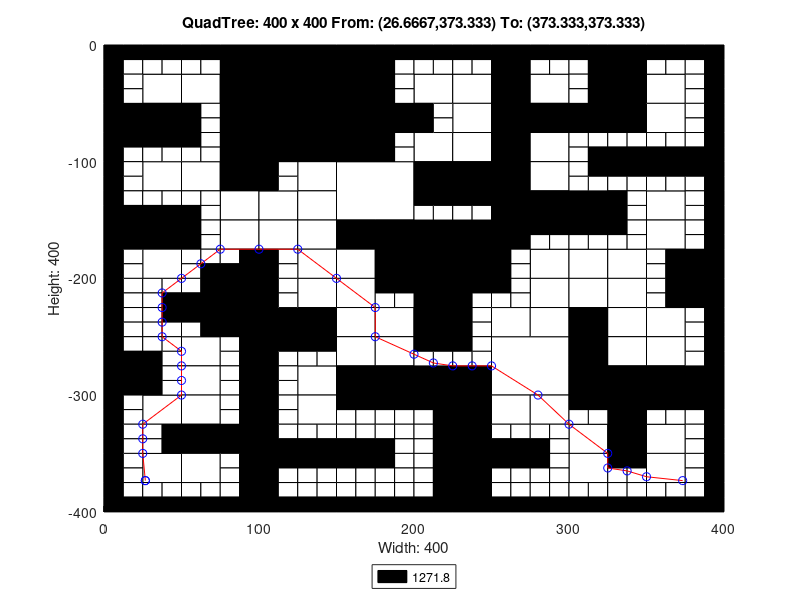

The MATLAB source for this figure:
axis([0 400 -400 0]);
title('QuadTree: 400 x 400 From: (26.6667,373.333) To: (373.333,373.333)');
xlabel('Width: 400');
ylabel('Height: 400');
rectangle('Position',[100 -50 50 50], 'FaceColor',[0 0 0]);
rectangle('Position',[100 -100 50 50], 'FaceColor',[0 0 0]);
rectangle('Position',[150 -150 50 50], 'FaceColor',[1 1 1]);
rectangle('Position',[200 -200 50 50], 'FaceColor',[0 0 0]);
rectangle('Position',[250 -300 50 50], 'FaceColor',[1 1 1]);
rectangle('Position',[25 -50 25 25], 'FaceColor',[1 1 1]);
rectangle('Position',[75 -25 25 25], 'FaceColor',[0 0 0]);
rectangle('Position',[50 -50 25 25], 'FaceColor',[1 1 1]);
rectangle('Position',[75 -50 25 25], 'FaceColor',[0 0 0]);
rectangle('Position',[0 -75 25 25], 'FaceColor',[0 0 0]);
rectangle('Position',[25 -75 25 25], 'FaceColor',[0 0 0]);
rectangle('Position',[75 -75 25 25], 'FaceColor',[0 0 0]);
rectangle('Position',[75 -100 25 25], 'FaceColor',[0 0 0]);
rectangle('Position',[150 -25 25 25], 'FaceColor',[0 0 0]);
rectangle('Position',[150 -50 25 25], 'FaceColor',[0 0 0]);
rectangle('Position',[150 -75 25 25], 'FaceColor',[0 0 0]);
rectangle('Position',[175 -75 25 25], 'FaceColor',[0 0 0]);
rectangle('Position',[150 -100 25 25], 'FaceColor',[0 0 0]);
rectangle('Position',[25 -125 25 25], 'FaceColor',[1 1 1]);
rectangle('Position',[50 -125 25 25], 'FaceColor',[1 1 1]);
rectangle('Position',[75 -125 25 25], 'FaceColor',[0 0 0]);
rectangle('Position',[75 -150 25 25], 'FaceColor',[1 1 1]);
rectangle('Position',[0 -175 25 25], 'FaceColor',[0 0 0]);
rectangle('Position',[25 -175 25 25], 'FaceColor',[0 0 0]);
rectangle('Position',[25 -200 25 25], 'FaceColor',[1 1 1]);
rectangle('Position',[75 -175 25 25], 'FaceColor',[1 1 1]);
rectangle('Position',[125 -125 25 25], 'FaceColor',[1 1 1]);
rectangle('Position',[100 -150 25 25], 'FaceColor',[1 1 1]);
rectangle('Position',[125 -150 25 25], 'FaceColor',[1 1 1]);
rectangle('Position',[100 -175 25 25], 'FaceColor',[1 1 1]);
rectangle('Position',[125 -175 25 25], 'FaceColor',[1 1 1]);
rectangle('Position',[125 -200 25 25], 'FaceColor',[1 1 1]);
rectangle('Position',[150 -175 25 25], 'FaceColor',[0 0 0]);
rectangle('Position',[175 -175 25 25], 'FaceColor',[0 0 0]);
rectangle('Position',[150 -200 25 25], 'FaceColor',[1 1 1]);
rectangle('Position',[175 -200 25 25], 'FaceColor',[0 0 0]);
rectangle('Position',[200 -50 25 25], 'FaceColor',[1 1 1]);
rectangle('Position',[225 -50 25 25], 'FaceColor',[1 1 1]);
rectangle('Position',[250 -25 25 25], 'FaceColor',[0 0 0]);
rectangle('Position',[250 -50 25 25], 'FaceColor',[0 0 0]);
rectangle('Position',[275 -50 25 25], 'FaceColor',[1 1 1]);
rectangle('Position',[225 -75 25 25], 'FaceColor',[1 1 1]);
rectangle('Position',[200 -100 25 25], 'FaceColor',[1 1 1]);
rectangle('Position',[225 -100 25 25], 'FaceColor',[1 1 1]);
rectangle('Position',[250 -75 25 25], 'FaceColor',[0 0 0]);
rectangle('Position',[275 -75 25 25], 'FaceColor',[0 0 0]);
rectangle('Position',[250 -100 25 25], 'FaceColor',[0 0 0]);
rectangle('Position',[275 -100 25 25], 'FaceColor',[1 1 1]);
rectangle('Position',[325 -25 25 25], 'FaceColor',[0 0 0]);
rectangle('Position',[325 -50 25 25], 'FaceColor',[0 0 0]);
rectangle('Position',[350 -50 25 25], 'FaceColor',[1 1 1]);
rectangle('Position',[300 -75 25 25], 'FaceColor',[0 0 0]);
rectangle('Position',[325 -75 25 25], 'FaceColor',[0 0 0]);
rectangle('Position',[350 -75 25 25], 'FaceColor',[1 1 1]);
rectangle('Position',[200 -125 25 25], 'FaceColor',[0 0 0]);
rectangle('Position',[225 -125 25 25], 'FaceColor',[0 0 0]);
rectangle('Position',[250 -125 25 25], 'FaceColor',[0 0 0]);
rectangle('Position',[275 -125 25 25], 'FaceColor',[1 1 1]);
rectangle('Position',[250 -150 25 25], 'FaceColor',[0 0 0]);
rectangle('Position',[275 -150 25 25], 'FaceColor',[0 0 0]);
rectangle('Position',[250 -175 25 25], 'FaceColor',[0 0 0]);
rectangle('Position',[275 -200 25 25], 'FaceColor',[1 1 1]);
rectangle('Position',[300 -150 25 25], 'FaceColor',[0 0 0]);
rectangle('Position',[350 -150 25 25], 'FaceColor',[1 1 1]);
rectangle('Position',[300 -200 25 25], 'FaceColor',[1 1 1]);
rectangle('Position',[325 -200 25 25], 'FaceColor',[1 1 1]);
rectangle('Position',[350 -175 25 25], 'FaceColor',[1 1 1]);
rectangle('Position',[375 -200 25 25], 'FaceColor',[0 0 0]);
rectangle('Position',[75 -225 25 25], 'FaceColor',[0 0 0]);
rectangle('Position',[75 -250 25 25], 'FaceColor',[0 0 0]);
rectangle('Position',[0 -300 25 25], 'FaceColor',[0 0 0]);
rectangle('Position',[50 -275 25 25], 'FaceColor',[1 1 1]);
rectangle('Position',[50 -300 25 25], 'FaceColor',[1 1 1]);
rectangle('Position',[125 -225 25 25], 'FaceColor',[1 1 1]);
rectangle('Position',[100 -250 25 25], 'FaceColor',[0 0 0]);
rectangle('Position',[125 -250 25 25], 'FaceColor',[0 0 0]);
rectangle('Position',[150 -225 25 25], 'FaceColor',[1 1 1]);
rectangle('Position',[150 -250 25 25], 'FaceColor',[1 1 1]);
rectangle('Position',[175 -250 25 25], 'FaceColor',[1 1 1]);
rectangle('Position',[125 -300 25 25], 'FaceColor',[1 1 1]);
rectangle('Position',[150 -275 25 25], 'FaceColor',[1 1 1]);
rectangle('Position',[175 -275 25 25], 'FaceColor',[1 1 1]);
rectangle('Position',[150 -300 25 25], 'FaceColor',[0 0 0]);
rectangle('Position',[175 -300 25 25], 'FaceColor',[0 0 0]);
rectangle('Position',[25 -325 25 25], 'FaceColor',[1 1 1]);
rectangle('Position',[50 -325 25 25], 'FaceColor',[1 1 1]);
rectangle('Position',[50 -350 25 25], 'FaceColor',[0 0 0]);
rectangle('Position',[75 -350 25 25], 'FaceColor',[0 0 0]);
rectangle('Position',[25 -375 25 25], 'FaceColor',[1 1 1]);
rectangle('Position',[50 -375 25 25], 'FaceColor',[1 1 1]);
rectangle('Position',[125 -325 25 25], 'FaceColor',[1 1 1]);
rectangle('Position',[200 -225 25 25], 'FaceColor',[0 0 0]);
rectangle('Position',[200 -250 25 25], 'FaceColor',[0 0 0]);
rectangle('Position',[275 -225 25 25], 'FaceColor',[1 1 1]);
rectangle('Position',[250 -250 25 25], 'FaceColor',[1 1 1]);
rectangle('Position',[275 -250 25 25], 'FaceColor',[1 1 1]);
rectangle('Position',[200 -300 25 25], 'FaceColor',[0 0 0]);
rectangle('Position',[225 -300 25 25], 'FaceColor',[0 0 0]);
rectangle('Position',[300 -225 25 25], 'FaceColor',[1 1 1]);
rectangle('Position',[325 -225 25 25], 'FaceColor',[1 1 1]);
rectangle('Position',[300 -250 25 25], 'FaceColor',[0 0 0]);
rectangle('Position',[325 -250 25 25], 'FaceColor',[1 1 1]);
rectangle('Position',[375 -225 25 25], 'FaceColor',[0 0 0]);
rectangle('Position',[350 -250 25 25], 'FaceColor',[1 1 1]);
rectangle('Position',[300 -275 25 25], 'FaceColor',[0 0 0]);
rectangle('Position',[325 -275 25 25], 'FaceColor',[1 1 1]);
rectangle('Position',[300 -300 25 25], 'FaceColor',[0 0 0]);
rectangle('Position',[325 -300 25 25], 'FaceColor',[0 0 0]);
rectangle('Position',[350 -275 25 25], 'FaceColor',[1 1 1]);
rectangle('Position',[350 -300 25 25], 'FaceColor',[0 0 0]);
rectangle('Position',[375 -300 25 25], 'FaceColor',[0 0 0]);
rectangle('Position',[225 -325 25 25], 'FaceColor',[0 0 0]);
rectangle('Position',[225 -350 25 25], 'FaceColor',[0 0 0]);
rectangle('Position',[250 -325 25 25], 'FaceColor',[1 1 1]);
rectangle('Position',[275 -325 25 25], 'FaceColor',[1 1 1]);
rectangle('Position',[225 -375 25 25], 'FaceColor',[0 0 0]);
rectangle('Position',[225 -400 25 25], 'FaceColor',[0 0 0]);
rectangle('Position',[325 -325 25 25], 'FaceColor',[0 0 0]);
rectangle('Position',[300 -350 25 25], 'FaceColor',[1 1 1]);
rectangle('Position',[325 -350 25 25], 'FaceColor',[0 0 0]);
rectangle('Position',[350 -350 25 25], 'FaceColor',[1 1 1]);
rectangle('Position',[300 -375 25 25], 'FaceColor',[1 1 1]);
rectangle('Position',[350 -375 25 25], 'FaceColor',[1 1 1]);
rectangle('Position',[0 -12.5 12.5 12.5], 'FaceColor',[0 0 0]);
rectangle('Position',[12.5 -12.5 12.5 12.5], 'FaceColor',[0 0 0]);
rectangle('Position',[0 -25 12.5 12.5], 'FaceColor',[0 0 0]);
rectangle('Position',[12.5 -25 12.5 12.5], 'FaceColor',[1 1 1]);
rectangle('Position',[25 -12.5 12.5 12.5], 'FaceColor',[0 0 0]);
rectangle('Position',[37.5 -12.5 12.5 12.5], 'FaceColor',[0 0 0]);
rectangle('Position',[25 -25 12.5 12.5], 'FaceColor',[1 1 1]);
rectangle('Position',[37.5 -25 12.5 12.5], 'FaceColor',[1 1 1]);
rectangle('Position',[0 -37.5 12.5 12.5], 'FaceColor',[0 0 0]);
rectangle('Position',[12.5 -37.5 12.5 12.5], 'FaceColor',[1 1 1]);
rectangle('Position',[0 -50 12.5 12.5], 'FaceColor',[0 0 0]);
rectangle('Position',[12.5 -50 12.5 12.5], 'FaceColor',[1 1 1]);
rectangle('Position',[50 -12.5 12.5 12.5], 'FaceColor',[0 0 0]);
rectangle('Position',[62.5 -12.5 12.5 12.5], 'FaceColor',[0 0 0]);
rectangle('Position',[50 -25 12.5 12.5], 'FaceColor',[1 1 1]);
rectangle('Position',[62.5 -25 12.5 12.5], 'FaceColor',[1 1 1]);
rectangle('Position',[0 -87.5 12.5 12.5], 'FaceColor',[0 0 0]);
rectangle('Position',[12.5 -87.5 12.5 12.5], 'FaceColor',[0 0 0]);
rectangle('Position',[0 -100 12.5 12.5], 'FaceColor',[0 0 0]);
rectangle('Position',[12.5 -100 12.5 12.5], 'FaceColor',[1 1 1]);
rectangle('Position',[25 -87.5 12.5 12.5], 'FaceColor',[0 0 0]);
rectangle('Position',[37.5 -87.5 12.5 12.5], 'FaceColor',[0 0 0]);
rectangle('Position',[25 -100 12.5 12.5], 'FaceColor',[1 1 1]);
rectangle('Position',[37.5 -100 12.5 12.5], 'FaceColor',[1 1 1]);
rectangle('Position',[50 -62.5 12.5 12.5], 'FaceColor',[0 0 0]);
rectangle('Position',[62.5 -62.5 12.5 12.5], 'FaceColor',[1 1 1]);
rectangle('Position',[50 -75 12.5 12.5], 'FaceColor',[0 0 0]);
rectangle('Position',[62.5 -75 12.5 12.5], 'FaceColor',[1 1 1]);
rectangle('Position',[50 -87.5 12.5 12.5], 'FaceColor',[0 0 0]);
rectangle('Position',[62.5 -87.5 12.5 12.5], 'FaceColor',[1 1 1]);
rectangle('Position',[50 -100 12.5 12.5], 'FaceColor',[1 1 1]);
rectangle('Position',[62.5 -100 12.5 12.5], 'FaceColor',[1 1 1]);
rectangle('Position',[175 -12.5 12.5 12.5], 'FaceColor',[0 0 0]);
rectangle('Position',[187.5 -12.5 12.5 12.5], 'FaceColor',[0 0 0]);
rectangle('Position',[175 -25 12.5 12.5], 'FaceColor',[0 0 0]);
rectangle('Position',[187.5 -25 12.5 12.5], 'FaceColor',[1 1 1]);
rectangle('Position',[175 -37.5 12.5 12.5], 'FaceColor',[0 0 0]);
rectangle('Position',[187.5 -37.5 12.5 12.5], 'FaceColor',[1 1 1]);
rectangle('Position',[175 -50 12.5 12.5], 'FaceColor',[0 0 0]);
rectangle('Position',[187.5 -50 12.5 12.5], 'FaceColor',[1 1 1]);
rectangle('Position',[175 -87.5 12.5 12.5], 'FaceColor',[0 0 0]);
rectangle('Position',[187.5 -87.5 12.5 12.5], 'FaceColor',[1 1 1]);
rectangle('Position',[175 -100 12.5 12.5], 'FaceColor',[0 0 0]);
rectangle('Position',[187.5 -100 12.5 12.5], 'FaceColor',[1 1 1]);
rectangle('Position',[0 -112.5 12.5 12.5], 'FaceColor',[0 0 0]);
rectangle('Position',[12.5 -112.5 12.5 12.5], 'FaceColor',[1 1 1]);
rectangle('Position',[0 -125 12.5 12.5], 'FaceColor',[0 0 0]);
rectangle('Position',[12.5 -125 12.5 12.5], 'FaceColor',[1 1 1]);
rectangle('Position',[0 -137.5 12.5 12.5], 'FaceColor',[0 0 0]);
rectangle('Position',[12.5 -137.5 12.5 12.5], 'FaceColor',[1 1 1]);
rectangle('Position',[0 -150 12.5 12.5], 'FaceColor',[0 0 0]);
rectangle('Position',[12.5 -150 12.5 12.5], 'FaceColor',[0 0 0]);
rectangle('Position',[25 -137.5 12.5 12.5], 'FaceColor',[1 1 1]);
rectangle('Position',[37.5 -137.5 12.5 12.5], 'FaceColor',[1 1 1]);
rectangle('Position',[25 -150 12.5 12.5], 'FaceColor',[0 0 0]);
rectangle('Position',[37.5 -150 12.5 12.5], 'FaceColor',[0 0 0]);
rectangle('Position',[50 -137.5 12.5 12.5], 'FaceColor',[1 1 1]);
rectangle('Position',[62.5 -137.5 12.5 12.5], 'FaceColor',[1 1 1]);
rectangle('Position',[50 -150 12.5 12.5], 'FaceColor',[0 0 0]);
rectangle('Position',[62.5 -150 12.5 12.5], 'FaceColor',[1 1 1]);
rectangle('Position',[0 -187.5 12.5 12.5], 'FaceColor',[0 0 0]);
rectangle('Position',[12.5 -187.5 12.5 12.5], 'FaceColor',[1 1 1]);
rectangle('Position',[0 -200 12.5 12.5], 'FaceColor',[0 0 0]);
rectangle('Position',[12.5 -200 12.5 12.5], 'FaceColor',[1 1 1]);
rectangle('Position',[50 -162.5 12.5 12.5], 'FaceColor',[0 0 0]);
rectangle('Position',[62.5 -162.5 12.5 12.5], 'FaceColor',[1 1 1]);
rectangle('Position',[50 -175 12.5 12.5], 'FaceColor',[0 0 0]);
rectangle('Position',[62.5 -175 12.5 12.5], 'FaceColor',[1 1 1]);
rectangle('Position',[50 -187.5 12.5 12.5], 'FaceColor',[1 1 1]);
rectangle('Position',[62.5 -187.5 12.5 12.5], 'FaceColor',[1 1 1]);
rectangle('Position',[50 -200 12.5 12.5], 'FaceColor',[1 1 1]);
rectangle('Position',[62.5 -200 12.5 12.5], 'FaceColor',[0 0 0]);
rectangle('Position',[75 -187.5 12.5 12.5], 'FaceColor',[1 1 1]);
rectangle('Position',[87.5 -187.5 12.5 12.5], 'FaceColor',[0 0 0]);
rectangle('Position',[75 -200 12.5 12.5], 'FaceColor',[0 0 0]);
rectangle('Position',[87.5 -200 12.5 12.5], 'FaceColor',[0 0 0]);
rectangle('Position',[100 -112.5 12.5 12.5], 'FaceColor',[0 0 0]);
rectangle('Position',[112.5 -112.5 12.5 12.5], 'FaceColor',[1 1 1]);
rectangle('Position',[100 -125 12.5 12.5], 'FaceColor',[0 0 0]);
rectangle('Position',[112.5 -125 12.5 12.5], 'FaceColor',[1 1 1]);
rectangle('Position',[100 -187.5 12.5 12.5], 'FaceColor',[0 0 0]);
rectangle('Position',[112.5 -187.5 12.5 12.5], 'FaceColor',[1 1 1]);
rectangle('Position',[100 -200 12.5 12.5], 'FaceColor',[0 0 0]);
rectangle('Position',[112.5 -200 12.5 12.5], 'FaceColor',[1 1 1]);
rectangle('Position',[200 -12.5 12.5 12.5], 'FaceColor',[0 0 0]);
rectangle('Position',[212.5 -12.5 12.5 12.5], 'FaceColor',[0 0 0]);
rectangle('Position',[200 -25 12.5 12.5], 'FaceColor',[1 1 1]);
rectangle('Position',[212.5 -25 12.5 12.5], 'FaceColor',[1 1 1]);
rectangle('Position',[225 -12.5 12.5 12.5], 'FaceColor',[0 0 0]);
rectangle('Position',[237.5 -12.5 12.5 12.5], 'FaceColor',[0 0 0]);
rectangle('Position',[225 -25 12.5 12.5], 'FaceColor',[1 1 1]);
rectangle('Position',[237.5 -25 12.5 12.5], 'FaceColor',[1 1 1]);
rectangle('Position',[275 -12.5 12.5 12.5], 'FaceColor',[0 0 0]);
rectangle('Position',[287.5 -12.5 12.5 12.5], 'FaceColor',[0 0 0]);
rectangle('Position',[275 -25 12.5 12.5], 'FaceColor',[1 1 1]);
rectangle('Position',[287.5 -25 12.5 12.5], 'FaceColor',[1 1 1]);
rectangle('Position',[200 -62.5 12.5 12.5], 'FaceColor',[0 0 0]);
rectangle('Position',[212.5 -62.5 12.5 12.5], 'FaceColor',[1 1 1]);
rectangle('Position',[200 -75 12.5 12.5], 'FaceColor',[0 0 0]);
rectangle('Position',[212.5 -75 12.5 12.5], 'FaceColor',[1 1 1]);
rectangle('Position',[300 -12.5 12.5 12.5], 'FaceColor',[0 0 0]);
rectangle('Position',[312.5 -12.5 12.5 12.5], 'FaceColor',[0 0 0]);
rectangle('Position',[300 -25 12.5 12.5], 'FaceColor',[1 1 1]);
rectangle('Position',[312.5 -25 12.5 12.5], 'FaceColor',[0 0 0]);
rectangle('Position',[300 -37.5 12.5 12.5], 'FaceColor',[1 1 1]);
rectangle('Position',[312.5 -37.5 12.5 12.5], 'FaceColor',[0 0 0]);
rectangle('Position',[300 -50 12.5 12.5], 'FaceColor',[1 1 1]);
rectangle('Position',[312.5 -50 12.5 12.5], 'FaceColor',[0 0 0]);
rectangle('Position',[350 -12.5 12.5 12.5], 'FaceColor',[0 0 0]);
rectangle('Position',[362.5 -12.5 12.5 12.5], 'FaceColor',[0 0 0]);
rectangle('Position',[350 -25 12.5 12.5], 'FaceColor',[1 1 1]);
rectangle('Position',[362.5 -25 12.5 12.5], 'FaceColor',[1 1 1]);
rectangle('Position',[375 -12.5 12.5 12.5], 'FaceColor',[0 0 0]);
rectangle('Position',[387.5 -12.5 12.5 12.5], 'FaceColor',[0 0 0]);
rectangle('Position',[375 -25 12.5 12.5], 'FaceColor',[1 1 1]);
rectangle('Position',[387.5 -25 12.5 12.5], 'FaceColor',[0 0 0]);
rectangle('Position',[375 -37.5 12.5 12.5], 'FaceColor',[1 1 1]);
rectangle('Position',[387.5 -37.5 12.5 12.5], 'FaceColor',[0 0 0]);
rectangle('Position',[375 -50 12.5 12.5], 'FaceColor',[1 1 1]);
rectangle('Position',[387.5 -50 12.5 12.5], 'FaceColor',[0 0 0]);
rectangle('Position',[300 -87.5 12.5 12.5], 'FaceColor',[1 1 1]);
rectangle('Position',[312.5 -87.5 12.5 12.5], 'FaceColor',[1 1 1]);
rectangle('Position',[300 -100 12.5 12.5], 'FaceColor',[1 1 1]);
rectangle('Position',[312.5 -100 12.5 12.5], 'FaceColor',[0 0 0]);
rectangle('Position',[325 -87.5 12.5 12.5], 'FaceColor',[1 1 1]);
rectangle('Position',[337.5 -87.5 12.5 12.5], 'FaceColor',[1 1 1]);
rectangle('Position',[325 -100 12.5 12.5], 'FaceColor',[0 0 0]);
rectangle('Position',[337.5 -100 12.5 12.5], 'FaceColor',[0 0 0]);
rectangle('Position',[375 -62.5 12.5 12.5], 'FaceColor',[1 1 1]);
rectangle('Position',[387.5 -62.5 12.5 12.5], 'FaceColor',[0 0 0]);
rectangle('Position',[375 -75 12.5 12.5], 'FaceColor',[1 1 1]);
rectangle('Position',[387.5 -75 12.5 12.5], 'FaceColor',[0 0 0]);
rectangle('Position',[350 -87.5 12.5 12.5], 'FaceColor',[1 1 1]);
rectangle('Position',[362.5 -87.5 12.5 12.5], 'FaceColor',[1 1 1]);
rectangle('Position',[350 -100 12.5 12.5], 'FaceColor',[0 0 0]);
rectangle('Position',[362.5 -100 12.5 12.5], 'FaceColor',[0 0 0]);
rectangle('Position',[375 -87.5 12.5 12.5], 'FaceColor',[1 1 1]);
rectangle('Position',[387.5 -87.5 12.5 12.5], 'FaceColor',[0 0 0]);
rectangle('Position',[375 -100 12.5 12.5], 'FaceColor',[0 0 0]);
rectangle('Position',[387.5 -100 12.5 12.5], 'FaceColor',[0 0 0]);
rectangle('Position',[200 -137.5 12.5 12.5], 'FaceColor',[0 0 0]);
rectangle('Position',[212.5 -137.5 12.5 12.5], 'FaceColor',[0 0 0]);
rectangle('Position',[200 -150 12.5 12.5], 'FaceColor',[1 1 1]);
rectangle('Position',[212.5 -150 12.5 12.5], 'FaceColor',[1 1 1]);
rectangle('Position',[225 -137.5 12.5 12.5], 'FaceColor',[0 0 0]);
rectangle('Position',[237.5 -137.5 12.5 12.5], 'FaceColor',[0 0 0]);
rectangle('Position',[225 -150 12.5 12.5], 'FaceColor',[1 1 1]);
rectangle('Position',[237.5 -150 12.5 12.5], 'FaceColor',[1 1 1]);
rectangle('Position',[275 -162.5 12.5 12.5], 'FaceColor',[0 0 0]);
rectangle('Position',[287.5 -162.5 12.5 12.5], 'FaceColor',[0 0 0]);
rectangle('Position',[275 -175 12.5 12.5], 'FaceColor',[1 1 1]);
rectangle('Position',[287.5 -175 12.5 12.5], 'FaceColor',[1 1 1]);
rectangle('Position',[250 -187.5 12.5 12.5], 'FaceColor',[0 0 0]);
rectangle('Position',[262.5 -187.5 12.5 12.5], 'FaceColor',[1 1 1]);
rectangle('Position',[250 -200 12.5 12.5], 'FaceColor',[0 0 0]);
rectangle('Position',[262.5 -200 12.5 12.5], 'FaceColor',[1 1 1]);
rectangle('Position',[300 -112.5 12.5 12.5], 'FaceColor',[1 1 1]);
rectangle('Position',[312.5 -112.5 12.5 12.5], 'FaceColor',[0 0 0]);
rectangle('Position',[300 -125 12.5 12.5], 'FaceColor',[1 1 1]);
rectangle('Position',[312.5 -125 12.5 12.5], 'FaceColor',[1 1 1]);
rectangle('Position',[325 -112.5 12.5 12.5], 'FaceColor',[0 0 0]);
rectangle('Position',[337.5 -112.5 12.5 12.5], 'FaceColor',[0 0 0]);
rectangle('Position',[325 -125 12.5 12.5], 'FaceColor',[1 1 1]);
rectangle('Position',[337.5 -125 12.5 12.5], 'FaceColor',[1 1 1]);
rectangle('Position',[325 -137.5 12.5 12.5], 'FaceColor',[0 0 0]);
rectangle('Position',[337.5 -137.5 12.5 12.5], 'FaceColor',[1 1 1]);
rectangle('Position',[325 -150 12.5 12.5], 'FaceColor',[0 0 0]);
rectangle('Position',[337.5 -150 12.5 12.5], 'FaceColor',[1 1 1]);
rectangle('Position',[350 -112.5 12.5 12.5], 'FaceColor',[0 0 0]);
rectangle('Position',[362.5 -112.5 12.5 12.5], 'FaceColor',[0 0 0]);
rectangle('Position',[350 -125 12.5 12.5], 'FaceColor',[1 1 1]);
rectangle('Position',[362.5 -125 12.5 12.5], 'FaceColor',[1 1 1]);
rectangle('Position',[375 -112.5 12.5 12.5], 'FaceColor',[0 0 0]);
rectangle('Position',[387.5 -112.5 12.5 12.5], 'FaceColor',[0 0 0]);
rectangle('Position',[375 -125 12.5 12.5], 'FaceColor',[1 1 1]);
rectangle('Position',[387.5 -125 12.5 12.5], 'FaceColor',[0 0 0]);
rectangle('Position',[375 -137.5 12.5 12.5], 'FaceColor',[1 1 1]);
rectangle('Position',[387.5 -137.5 12.5 12.5], 'FaceColor',[0 0 0]);
rectangle('Position',[375 -150 12.5 12.5], 'FaceColor',[1 1 1]);
rectangle('Position',[387.5 -150 12.5 12.5], 'FaceColor',[0 0 0]);
rectangle('Position',[300 -162.5 12.5 12.5], 'FaceColor',[0 0 0]);
rectangle('Position',[312.5 -162.5 12.5 12.5], 'FaceColor',[0 0 0]);
rectangle('Position',[300 -175 12.5 12.5], 'FaceColor',[1 1 1]);
rectangle('Position',[312.5 -175 12.5 12.5], 'FaceColor',[1 1 1]);
rectangle('Position',[325 -162.5 12.5 12.5], 'FaceColor',[0 0 0]);
rectangle('Position',[337.5 -162.5 12.5 12.5], 'FaceColor',[1 1 1]);
rectangle('Position',[325 -175 12.5 12.5], 'FaceColor',[1 1 1]);
rectangle('Position',[337.5 -175 12.5 12.5], 'FaceColor',[1 1 1]);
rectangle('Position',[375 -162.5 12.5 12.5], 'FaceColor',[1 1 1]);
rectangle('Position',[387.5 -162.5 12.5 12.5], 'FaceColor',[0 0 0]);
rectangle('Position',[375 -175 12.5 12.5], 'FaceColor',[1 1 1]);
rectangle('Position',[387.5 -175 12.5 12.5], 'FaceColor',[0 0 0]);
rectangle('Position',[350 -187.5 12.5 12.5], 'FaceColor',[1 1 1]);
rectangle('Position',[362.5 -187.5 12.5 12.5], 'FaceColor',[0 0 0]);
rectangle('Position',[350 -200 12.5 12.5], 'FaceColor',[1 1 1]);
rectangle('Position',[362.5 -200 12.5 12.5], 'FaceColor',[0 0 0]);
rectangle('Position',[0 -212.5 12.5 12.5], 'FaceColor',[0 0 0]);
rectangle('Position',[12.5 -212.5 12.5 12.5], 'FaceColor',[1 1 1]);
rectangle('Position',[0 -225 12.5 12.5], 'FaceColor',[0 0 0]);
rectangle('Position',[12.5 -225 12.5 12.5], 'FaceColor',[1 1 1]);
rectangle('Position',[25 -212.5 12.5 12.5], 'FaceColor',[1 1 1]);
rectangle('Position',[37.5 -212.5 12.5 12.5], 'FaceColor',[1 1 1]);
rectangle('Position',[25 -225 12.5 12.5], 'FaceColor',[1 1 1]);
rectangle('Position',[37.5 -225 12.5 12.5], 'FaceColor',[0 0 0]);
rectangle('Position',[0 -237.5 12.5 12.5], 'FaceColor',[0 0 0]);
rectangle('Position',[12.5 -237.5 12.5 12.5], 'FaceColor',[1 1 1]);
rectangle('Position',[0 -250 12.5 12.5], 'FaceColor',[0 0 0]);
rectangle('Position',[12.5 -250 12.5 12.5], 'FaceColor',[1 1 1]);
rectangle('Position',[25 -237.5 12.5 12.5], 'FaceColor',[1 1 1]);
rectangle('Position',[37.5 -237.5 12.5 12.5], 'FaceColor',[0 0 0]);
rectangle('Position',[25 -250 12.5 12.5], 'FaceColor',[1 1 1]);
rectangle('Position',[37.5 -250 12.5 12.5], 'FaceColor',[1 1 1]);
rectangle('Position',[50 -212.5 12.5 12.5], 'FaceColor',[1 1 1]);
rectangle('Position',[62.5 -212.5 12.5 12.5], 'FaceColor',[0 0 0]);
rectangle('Position',[50 -225 12.5 12.5], 'FaceColor',[0 0 0]);
rectangle('Position',[62.5 -225 12.5 12.5], 'FaceColor',[0 0 0]);
rectangle('Position',[50 -237.5 12.5 12.5], 'FaceColor',[0 0 0]);
rectangle('Position',[62.5 -237.5 12.5 12.5], 'FaceColor',[0 0 0]);
rectangle('Position',[50 -250 12.5 12.5], 'FaceColor',[1 1 1]);
rectangle('Position',[62.5 -250 12.5 12.5], 'FaceColor',[0 0 0]);
rectangle('Position',[0 -262.5 12.5 12.5], 'FaceColor',[0 0 0]);
rectangle('Position',[12.5 -262.5 12.5 12.5], 'FaceColor',[1 1 1]);
rectangle('Position',[0 -275 12.5 12.5], 'FaceColor',[0 0 0]);
rectangle('Position',[12.5 -275 12.5 12.5], 'FaceColor',[0 0 0]);
rectangle('Position',[25 -262.5 12.5 12.5], 'FaceColor',[1 1 1]);
rectangle('Position',[37.5 -262.5 12.5 12.5], 'FaceColor',[1 1 1]);
rectangle('Position',[25 -275 12.5 12.5], 'FaceColor',[0 0 0]);
rectangle('Position',[37.5 -275 12.5 12.5], 'FaceColor',[1 1 1]);
rectangle('Position',[25 -287.5 12.5 12.5], 'FaceColor',[0 0 0]);
rectangle('Position',[37.5 -287.5 12.5 12.5], 'FaceColor',[1 1 1]);
rectangle('Position',[25 -300 12.5 12.5], 'FaceColor',[0 0 0]);
rectangle('Position',[37.5 -300 12.5 12.5], 'FaceColor',[1 1 1]);
rectangle('Position',[75 -262.5 12.5 12.5], 'FaceColor',[1 1 1]);
rectangle('Position',[87.5 -262.5 12.5 12.5], 'FaceColor',[0 0 0]);
rectangle('Position',[75 -275 12.5 12.5], 'FaceColor',[1 1 1]);
rectangle('Position',[87.5 -275 12.5 12.5], 'FaceColor',[0 0 0]);
rectangle('Position',[75 -287.5 12.5 12.5], 'FaceColor',[1 1 1]);
rectangle('Position',[87.5 -287.5 12.5 12.5], 'FaceColor',[0 0 0]);
rectangle('Position',[75 -300 12.5 12.5], 'FaceColor',[1 1 1]);
rectangle('Position',[87.5 -300 12.5 12.5], 'FaceColor',[0 0 0]);
rectangle('Position',[100 -212.5 12.5 12.5], 'FaceColor',[0 0 0]);
rectangle('Position',[112.5 -212.5 12.5 12.5], 'FaceColor',[1 1 1]);
rectangle('Position',[100 -225 12.5 12.5], 'FaceColor',[0 0 0]);
rectangle('Position',[112.5 -225 12.5 12.5], 'FaceColor',[1 1 1]);
rectangle('Position',[175 -212.5 12.5 12.5], 'FaceColor',[0 0 0]);
rectangle('Position',[187.5 -212.5 12.5 12.5], 'FaceColor',[0 0 0]);
rectangle('Position',[175 -225 12.5 12.5], 'FaceColor',[1 1 1]);
rectangle('Position',[187.5 -225 12.5 12.5], 'FaceColor',[1 1 1]);
rectangle('Position',[100 -262.5 12.5 12.5], 'FaceColor',[0 0 0]);
rectangle('Position',[112.5 -262.5 12.5 12.5], 'FaceColor',[0 0 0]);
rectangle('Position',[100 -275 12.5 12.5], 'FaceColor',[0 0 0]);
rectangle('Position',[112.5 -275 12.5 12.5], 'FaceColor',[1 1 1]);
rectangle('Position',[125 -262.5 12.5 12.5], 'FaceColor',[0 0 0]);
rectangle('Position',[137.5 -262.5 12.5 12.5], 'FaceColor',[0 0 0]);
rectangle('Position',[125 -275 12.5 12.5], 'FaceColor',[1 1 1]);
rectangle('Position',[137.5 -275 12.5 12.5], 'FaceColor',[1 1 1]);
rectangle('Position',[100 -287.5 12.5 12.5], 'FaceColor',[0 0 0]);
rectangle('Position',[112.5 -287.5 12.5 12.5], 'FaceColor',[1 1 1]);
rectangle('Position',[100 -300 12.5 12.5], 'FaceColor',[0 0 0]);
rectangle('Position',[112.5 -300 12.5 12.5], 'FaceColor',[1 1 1]);
rectangle('Position',[0 -312.5 12.5 12.5], 'FaceColor',[0 0 0]);
rectangle('Position',[12.5 -312.5 12.5 12.5], 'FaceColor',[1 1 1]);
rectangle('Position',[0 -325 12.5 12.5], 'FaceColor',[0 0 0]);
rectangle('Position',[12.5 -325 12.5 12.5], 'FaceColor',[1 1 1]);
rectangle('Position',[0 -337.5 12.5 12.5], 'FaceColor',[0 0 0]);
rectangle('Position',[12.5 -337.5 12.5 12.5], 'FaceColor',[1 1 1]);
rectangle('Position',[0 -350 12.5 12.5], 'FaceColor',[0 0 0]);
rectangle('Position',[12.5 -350 12.5 12.5], 'FaceColor',[1 1 1]);
rectangle('Position',[25 -337.5 12.5 12.5], 'FaceColor',[1 1 1]);
rectangle('Position',[37.5 -337.5 12.5 12.5], 'FaceColor',[0 0 0]);
rectangle('Position',[25 -350 12.5 12.5], 'FaceColor',[1 1 1]);
rectangle('Position',[37.5 -350 12.5 12.5], 'FaceColor',[0 0 0]);
rectangle('Position',[75 -312.5 12.5 12.5], 'FaceColor',[1 1 1]);
rectangle('Position',[87.5 -312.5 12.5 12.5], 'FaceColor',[0 0 0]);
rectangle('Position',[75 -325 12.5 12.5], 'FaceColor',[1 1 1]);
rectangle('Position',[87.5 -325 12.5 12.5], 'FaceColor',[0 0 0]);
rectangle('Position',[0 -362.5 12.5 12.5], 'FaceColor',[0 0 0]);
rectangle('Position',[12.5 -362.5 12.5 12.5], 'FaceColor',[1 1 1]);
rectangle('Position',[0 -375 12.5 12.5], 'FaceColor',[0 0 0]);
rectangle('Position',[12.5 -375 12.5 12.5], 'FaceColor',[1 1 1]);
rectangle('Position',[0 -387.5 12.5 12.5], 'FaceColor',[0 0 0]);
rectangle('Position',[12.5 -387.5 12.5 12.5], 'FaceColor',[1 1 1]);
rectangle('Position',[0 -400 12.5 12.5], 'FaceColor',[0 0 0]);
rectangle('Position',[12.5 -400 12.5 12.5], 'FaceColor',[0 0 0]);
rectangle('Position',[25 -387.5 12.5 12.5], 'FaceColor',[1 1 1]);
rectangle('Position',[37.5 -387.5 12.5 12.5], 'FaceColor',[1 1 1]);
rectangle('Position',[25 -400 12.5 12.5], 'FaceColor',[0 0 0]);
rectangle('Position',[37.5 -400 12.5 12.5], 'FaceColor',[0 0 0]);
rectangle('Position',[75 -362.5 12.5 12.5], 'FaceColor',[1 1 1]);
rectangle('Position',[87.5 -362.5 12.5 12.5], 'FaceColor',[0 0 0]);
rectangle('Position',[75 -375 12.5 12.5], 'FaceColor',[1 1 1]);
rectangle('Position',[87.5 -375 12.5 12.5], 'FaceColor',[0 0 0]);
rectangle('Position',[50 -387.5 12.5 12.5], 'FaceColor',[1 1 1]);
rectangle('Position',[62.5 -387.5 12.5 12.5], 'FaceColor',[1 1 1]);
rectangle('Position',[50 -400 12.5 12.5], 'FaceColor',[0 0 0]);
rectangle('Position',[62.5 -400 12.5 12.5], 'FaceColor',[0 0 0]);
rectangle('Position',[75 -387.5 12.5 12.5], 'FaceColor',[1 1 1]);
rectangle('Position',[87.5 -387.5 12.5 12.5], 'FaceColor',[0 0 0]);
rectangle('Position',[75 -400 12.5 12.5], 'FaceColor',[0 0 0]);
rectangle('Position',[87.5 -400 12.5 12.5], 'FaceColor',[0 0 0]);
rectangle('Position',[100 -312.5 12.5 12.5], 'FaceColor',[0 0 0]);
rectangle('Position',[112.5 -312.5 12.5 12.5], 'FaceColor',[1 1 1]);
rectangle('Position',[100 -325 12.5 12.5], 'FaceColor',[0 0 0]);
rectangle('Position',[112.5 -325 12.5 12.5], 'FaceColor',[1 1 1]);
rectangle('Position',[100 -337.5 12.5 12.5], 'FaceColor',[0 0 0]);
rectangle('Position',[112.5 -337.5 12.5 12.5], 'FaceColor',[1 1 1]);
rectangle('Position',[100 -350 12.5 12.5], 'FaceColor',[0 0 0]);
rectangle('Position',[112.5 -350 12.5 12.5], 'FaceColor',[0 0 0]);
rectangle('Position',[125 -337.5 12.5 12.5], 'FaceColor',[1 1 1]);
rectangle('Position',[137.5 -337.5 12.5 12.5], 'FaceColor',[1 1 1]);
rectangle('Position',[125 -350 12.5 12.5], 'FaceColor',[0 0 0]);
rectangle('Position',[137.5 -350 12.5 12.5], 'FaceColor',[0 0 0]);
rectangle('Position',[150 -312.5 12.5 12.5], 'FaceColor',[0 0 0]);
rectangle('Position',[162.5 -312.5 12.5 12.5], 'FaceColor',[0 0 0]);
rectangle('Position',[150 -325 12.5 12.5], 'FaceColor',[1 1 1]);
rectangle('Position',[162.5 -325 12.5 12.5], 'FaceColor',[1 1 1]);
rectangle('Position',[175 -312.5 12.5 12.5], 'FaceColor',[0 0 0]);
rectangle('Position',[187.5 -312.5 12.5 12.5], 'FaceColor',[0 0 0]);
rectangle('Position',[175 -325 12.5 12.5], 'FaceColor',[1 1 1]);
rectangle('Position',[187.5 -325 12.5 12.5], 'FaceColor',[1 1 1]);
rectangle('Position',[150 -337.5 12.5 12.5], 'FaceColor',[1 1 1]);
rectangle('Position',[162.5 -337.5 12.5 12.5], 'FaceColor',[1 1 1]);
rectangle('Position',[150 -350 12.5 12.5], 'FaceColor',[0 0 0]);
rectangle('Position',[162.5 -350 12.5 12.5], 'FaceColor',[0 0 0]);
rectangle('Position',[175 -337.5 12.5 12.5], 'FaceColor',[1 1 1]);
rectangle('Position',[187.5 -337.5 12.5 12.5], 'FaceColor',[1 1 1]);
rectangle('Position',[175 -350 12.5 12.5], 'FaceColor',[0 0 0]);
rectangle('Position',[187.5 -350 12.5 12.5], 'FaceColor',[1 1 1]);
rectangle('Position',[100 -362.5 12.5 12.5], 'FaceColor',[0 0 0]);
rectangle('Position',[112.5 -362.5 12.5 12.5], 'FaceColor',[0 0 0]);
rectangle('Position',[100 -375 12.5 12.5], 'FaceColor',[0 0 0]);
rectangle('Position',[112.5 -375 12.5 12.5], 'FaceColor',[1 1 1]);
rectangle('Position',[125 -362.5 12.5 12.5], 'FaceColor',[0 0 0]);
rectangle('Position',[137.5 -362.5 12.5 12.5], 'FaceColor',[0 0 0]);
rectangle('Position',[125 -375 12.5 12.5], 'FaceColor',[1 1 1]);
rectangle('Position',[137.5 -375 12.5 12.5], 'FaceColor',[1 1 1]);
rectangle('Position',[100 -387.5 12.5 12.5], 'FaceColor',[0 0 0]);
rectangle('Position',[112.5 -387.5 12.5 12.5], 'FaceColor',[1 1 1]);
rectangle('Position',[100 -400 12.5 12.5], 'FaceColor',[0 0 0]);
rectangle('Position',[112.5 -400 12.5 12.5], 'FaceColor',[0 0 0]);
rectangle('Position',[125 -387.5 12.5 12.5], 'FaceColor',[1 1 1]);
rectangle('Position',[137.5 -387.5 12.5 12.5], 'FaceColor',[1 1 1]);
rectangle('Position',[125 -400 12.5 12.5], 'FaceColor',[0 0 0]);
rectangle('Position',[137.5 -400 12.5 12.5], 'FaceColor',[0 0 0]);
rectangle('Position',[150 -362.5 12.5 12.5], 'FaceColor',[0 0 0]);
rectangle('Position',[162.5 -362.5 12.5 12.5], 'FaceColor',[0 0 0]);
rectangle('Position',[150 -375 12.5 12.5], 'FaceColor',[1 1 1]);
rectangle('Position',[162.5 -375 12.5 12.5], 'FaceColor',[1 1 1]);
rectangle('Position',[175 -362.5 12.5 12.5], 'FaceColor',[0 0 0]);
rectangle('Position',[187.5 -362.5 12.5 12.5], 'FaceColor',[1 1 1]);
rectangle('Position',[175 -375 12.5 12.5], 'FaceColor',[1 1 1]);
rectangle('Position',[187.5 -375 12.5 12.5], 'FaceColor',[1 1 1]);
rectangle('Position',[150 -387.5 12.5 12.5], 'FaceColor',[1 1 1]);
rectangle('Position',[162.5 -387.5 12.5 12.5], 'FaceColor',[1 1 1]);
rectangle('Position',[150 -400 12.5 12.5], 'FaceColor',[0 0 0]);
rectangle('Position',[162.5 -400 12.5 12.5], 'FaceColor',[0 0 0]);
rectangle('Position',[175 -387.5 12.5 12.5], 'FaceColor',[1 1 1]);
rectangle('Position',[187.5 -387.5 12.5 12.5], 'FaceColor',[1 1 1]);
rectangle('Position',[175 -400 12.5 12.5], 'FaceColor',[0 0 0]);
rectangle('Position',[187.5 -400 12.5 12.5], 'FaceColor',[0 0 0]);
rectangle('Position',[225 -212.5 12.5 12.5], 'FaceColor',[0 0 0]);
rectangle('Position',[237.5 -212.5 12.5 12.5], 'FaceColor',[0 0 0]);
rectangle('Position',[225 -225 12.5 12.5], 'FaceColor',[0 0 0]);
rectangle('Position',[237.5 -225 12.5 12.5], 'FaceColor',[1 1 1]);
rectangle('Position',[225 -237.5 12.5 12.5], 'FaceColor',[0 0 0]);
rectangle('Position',[237.5 -237.5 12.5 12.5], 'FaceColor',[1 1 1]);
rectangle('Position',[225 -250 12.5 12.5], 'FaceColor',[0 0 0]);
rectangle('Position',[237.5 -250 12.5 12.5], 'FaceColor',[1 1 1]);
rectangle('Position',[250 -212.5 12.5 12.5], 'FaceColor',[0 0 0]);
rectangle('Position',[262.5 -212.5 12.5 12.5], 'FaceColor',[1 1 1]);
rectangle('Position',[250 -225 12.5 12.5], 'FaceColor',[1 1 1]);
rectangle('Position',[262.5 -225 12.5 12.5], 'FaceColor',[1 1 1]);
rectangle('Position',[200 -262.5 12.5 12.5], 'FaceColor',[0 0 0]);
rectangle('Position',[212.5 -262.5 12.5 12.5], 'FaceColor',[0 0 0]);
rectangle('Position',[200 -275 12.5 12.5], 'FaceColor',[1 1 1]);
rectangle('Position',[212.5 -275 12.5 12.5], 'FaceColor',[1 1 1]);
rectangle('Position',[225 -262.5 12.5 12.5], 'FaceColor',[0 0 0]);
rectangle('Position',[237.5 -262.5 12.5 12.5], 'FaceColor',[1 1 1]);
rectangle('Position',[225 -275 12.5 12.5], 'FaceColor',[1 1 1]);
rectangle('Position',[237.5 -275 12.5 12.5], 'FaceColor',[1 1 1]);
rectangle('Position',[350 -212.5 12.5 12.5], 'FaceColor',[1 1 1]);
rectangle('Position',[362.5 -212.5 12.5 12.5], 'FaceColor',[0 0 0]);
rectangle('Position',[350 -225 12.5 12.5], 'FaceColor',[1 1 1]);
rectangle('Position',[362.5 -225 12.5 12.5], 'FaceColor',[0 0 0]);
rectangle('Position',[375 -237.5 12.5 12.5], 'FaceColor',[1 1 1]);
rectangle('Position',[387.5 -237.5 12.5 12.5], 'FaceColor',[0 0 0]);
rectangle('Position',[375 -250 12.5 12.5], 'FaceColor',[1 1 1]);
rectangle('Position',[387.5 -250 12.5 12.5], 'FaceColor',[0 0 0]);
rectangle('Position',[375 -262.5 12.5 12.5], 'FaceColor',[1 1 1]);
rectangle('Position',[387.5 -262.5 12.5 12.5], 'FaceColor',[0 0 0]);
rectangle('Position',[375 -275 12.5 12.5], 'FaceColor',[1 1 1]);
rectangle('Position',[387.5 -275 12.5 12.5], 'FaceColor',[0 0 0]);
rectangle('Position',[200 -312.5 12.5 12.5], 'FaceColor',[0 0 0]);
rectangle('Position',[212.5 -312.5 12.5 12.5], 'FaceColor',[0 0 0]);
rectangle('Position',[200 -325 12.5 12.5], 'FaceColor',[1 1 1]);
rectangle('Position',[212.5 -325 12.5 12.5], 'FaceColor',[0 0 0]);
rectangle('Position',[200 -337.5 12.5 12.5], 'FaceColor',[1 1 1]);
rectangle('Position',[212.5 -337.5 12.5 12.5], 'FaceColor',[0 0 0]);
rectangle('Position',[200 -350 12.5 12.5], 'FaceColor',[1 1 1]);
rectangle('Position',[212.5 -350 12.5 12.5], 'FaceColor',[0 0 0]);
rectangle('Position',[250 -337.5 12.5 12.5], 'FaceColor',[1 1 1]);
rectangle('Position',[262.5 -337.5 12.5 12.5], 'FaceColor',[1 1 1]);
rectangle('Position',[250 -350 12.5 12.5], 'FaceColor',[0 0 0]);
rectangle('Position',[262.5 -350 12.5 12.5], 'FaceColor',[0 0 0]);
rectangle('Position',[275 -337.5 12.5 12.5], 'FaceColor',[1 1 1]);
rectangle('Position',[287.5 -337.5 12.5 12.5], 'FaceColor',[1 1 1]);
rectangle('Position',[275 -350 12.5 12.5], 'FaceColor',[0 0 0]);
rectangle('Position',[287.5 -350 12.5 12.5], 'FaceColor',[1 1 1]);
rectangle('Position',[200 -362.5 12.5 12.5], 'FaceColor',[1 1 1]);
rectangle('Position',[212.5 -362.5 12.5 12.5], 'FaceColor',[0 0 0]);
rectangle('Position',[200 -375 12.5 12.5], 'FaceColor',[1 1 1]);
rectangle('Position',[212.5 -375 12.5 12.5], 'FaceColor',[0 0 0]);
rectangle('Position',[200 -387.5 12.5 12.5], 'FaceColor',[1 1 1]);
rectangle('Position',[212.5 -387.5 12.5 12.5], 'FaceColor',[0 0 0]);
rectangle('Position',[200 -400 12.5 12.5], 'FaceColor',[0 0 0]);
rectangle('Position',[212.5 -400 12.5 12.5], 'FaceColor',[0 0 0]);
rectangle('Position',[250 -362.5 12.5 12.5], 'FaceColor',[0 0 0]);
rectangle('Position',[262.5 -362.5 12.5 12.5], 'FaceColor',[0 0 0]);
rectangle('Position',[250 -375 12.5 12.5], 'FaceColor',[1 1 1]);
rectangle('Position',[262.5 -375 12.5 12.5], 'FaceColor',[1 1 1]);
rectangle('Position',[275 -362.5 12.5 12.5], 'FaceColor',[0 0 0]);
rectangle('Position',[287.5 -362.5 12.5 12.5], 'FaceColor',[1 1 1]);
rectangle('Position',[275 -375 12.5 12.5], 'FaceColor',[1 1 1]);
rectangle('Position',[287.5 -375 12.5 12.5], 'FaceColor',[1 1 1]);
rectangle('Position',[250 -387.5 12.5 12.5], 'FaceColor',[1 1 1]);
rectangle('Position',[262.5 -387.5 12.5 12.5], 'FaceColor',[1 1 1]);
rectangle('Position',[250 -400 12.5 12.5], 'FaceColor',[0 0 0]);
rectangle('Position',[262.5 -400 12.5 12.5], 'FaceColor',[0 0 0]);
rectangle('Position',[275 -387.5 12.5 12.5], 'FaceColor',[1 1 1]);
rectangle('Position',[287.5 -387.5 12.5 12.5], 'FaceColor',[1 1 1]);
rectangle('Position',[275 -400 12.5 12.5], 'FaceColor',[0 0 0]);
rectangle('Position',[287.5 -400 12.5 12.5], 'FaceColor',[0 0 0]);
rectangle('Position',[300 -312.5 12.5 12.5], 'FaceColor',[0 0 0]);
rectangle('Position',[312.5 -312.5 12.5 12.5], 'FaceColor',[0 0 0]);
rectangle('Position',[300 -325 12.5 12.5], 'FaceColor',[1 1 1]);
rectangle('Position',[312.5 -325 12.5 12.5], 'FaceColor',[1 1 1]);
rectangle('Position',[350 -312.5 12.5 12.5], 'FaceColor',[0 0 0]);
rectangle('Position',[362.5 -312.5 12.5 12.5], 'FaceColor',[0 0 0]);
rectangle('Position',[350 -325 12.5 12.5], 'FaceColor',[1 1 1]);
rectangle('Position',[362.5 -325 12.5 12.5], 'FaceColor',[1 1 1]);
rectangle('Position',[375 -312.5 12.5 12.5], 'FaceColor',[0 0 0]);
rectangle('Position',[387.5 -312.5 12.5 12.5], 'FaceColor',[0 0 0]);
rectangle('Position',[375 -325 12.5 12.5], 'FaceColor',[1 1 1]);
rectangle('Position',[387.5 -325 12.5 12.5], 'FaceColor',[0 0 0]);
rectangle('Position',[375 -337.5 12.5 12.5], 'FaceColor',[1 1 1]);
rectangle('Position',[387.5 -337.5 12.5 12.5], 'FaceColor',[0 0 0]);
rectangle('Position',[375 -350 12.5 12.5], 'FaceColor',[1 1 1]);
rectangle('Position',[387.5 -350 12.5 12.5], 'FaceColor',[0 0 0]);
rectangle('Position',[325 -362.5 12.5 12.5], 'FaceColor',[0 0 0]);
rectangle('Position',[337.5 -362.5 12.5 12.5], 'FaceColor',[0 0 0]);
rectangle('Position',[325 -375 12.5 12.5], 'FaceColor',[1 1 1]);
rectangle('Position',[337.5 -375 12.5 12.5], 'FaceColor',[1 1 1]);
rectangle('Position',[300 -387.5 12.5 12.5], 'FaceColor',[1 1 1]);
rectangle('Position',[312.5 -387.5 12.5 12.5], 'FaceColor',[1 1 1]);
rectangle('Position',[300 -400 12.5 12.5], 'FaceColor',[0 0 0]);
rectangle('Position',[312.5 -400 12.5 12.5], 'FaceColor',[0 0 0]);
rectangle('Position',[325 -387.5 12.5 12.5], 'FaceColor',[1 1 1]);
rectangle('Position',[337.5 -387.5 12.5 12.5], 'FaceColor',[1 1 1]);
rectangle('Position',[325 -400 12.5 12.5], 'FaceColor',[0 0 0]);
rectangle('Position',[337.5 -400 12.5 12.5], 'FaceColor',[0 0 0]);
rectangle('Position',[375 -362.5 12.5 12.5], 'FaceColor',[1 1 1]);
rectangle('Position',[387.5 -362.5 12.5 12.5], 'FaceColor',[0 0 0]);
rectangle('Position',[375 -375 12.5 12.5], 'FaceColor',[1 1 1]);
rectangle('Position',[387.5 -375 12.5 12.5], 'FaceColor',[0 0 0]);
rectangle('Position',[350 -387.5 12.5 12.5], 'FaceColor',[1 1 1]);
rectangle('Position',[362.5 -387.5 12.5 12.5], 'FaceColor',[1 1 1]);
rectangle('Position',[350 -400 12.5 12.5], 'FaceColor',[0 0 0]);
rectangle('Position',[362.5 -400 12.5 12.5], 'FaceColor',[0 0 0]);
rectangle('Position',[375 -387.5 12.5 12.5], 'FaceColor',[1 1 1]);
rectangle('Position',[387.5 -387.5 12.5 12.5], 'FaceColor',[0 0 0]);
rectangle('Position',[375 -400 12.5 12.5], 'FaceColor',[0 0 0]);
rectangle('Position',[387.5 -400 12.5 12.5], 'FaceColor',[0 0 0]);
X=[373.333,350,337.5,325,325,300,280,250,237.5,225,212.5,200,175,175,150,125,100,75,62.5,50,37.5,37.5,37.5,37.5,50,50,50,50,25,25,25,26.6667,26.6667];
Y=[-373.333,-370,-365,-362.5,-350,-325,-300,-275,-275,-275,-272.5,-265,-250,-225,-200,-175,-175,-175,-187.5,-200,-212.5,-225,-237.5,-250,-262.5,-275,-287.5,-300,-325,-337.5,-350,-373.333,-373.333];
hold on;
plot(X,Y,'r');
plot(X,Y,'bo');
legend('1271.8','Location','southoutside');
